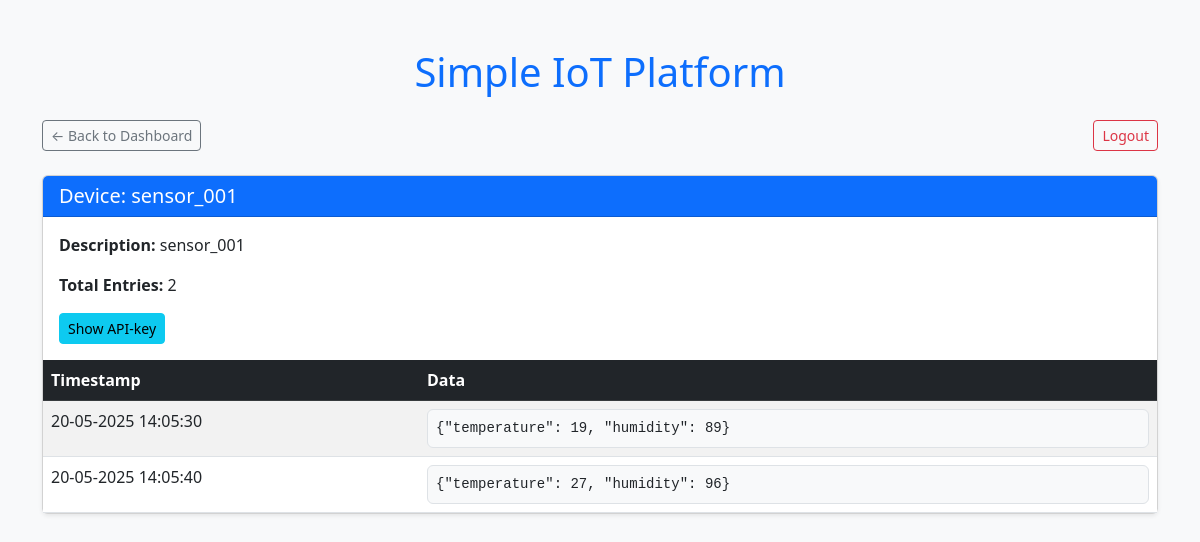
Screenshot of /device/sensor_001 (signed in) with the database file from the repository.
### main.py (models this page shows)
class Device(db.Model):
    device_id = db.Column(db.String(50), unique=True, nullable=False, primary_key=True)
    description = db.Column(db.String(200), nullable=True)
    sensordatas = db.relationship('SensorData', back_populates="device")
    api_key = db.Column(db.String(50), nullable=False)

class SensorData(db.Model):
    id = db.Column(db.Integer, primary_key=True)
    device_id = db.Column(db.ForeignKey('device.device_id'), nullable=False)
    data = db.Column(db.Text, nullable=False)
    timestamp = db.Column(db.DateTime, nullable=False, default=datetime.utcnow)
    device = db.relationship('Device', back_populates="sensordatas")

### main.py (the view)
@app.route('/device/<device_id>')
@login_required
def device(device_id):
    device = Device.query.filter_by(device_id=device_id).join(SensorData).order_by(SensorData.timestamp).first()
    print(device)
    return render_template('device.html', device=device, parse_time=parse_time)

### main.py (called while the page is built)
@login_manager.user_loader
def load_user(user_id):
    return User.query.get(int(user_id))

def parse_time(time):
    return time.strftime('%d-%m-%Y %H:%M:%S')

### templates/device.html (shortened to what this page needs)
<!DOCTYPE html>
<html lang="en">
<head>
    <link href="https://cdn.jsdelivr.net/npm/bootstrap@5.3.0/dist/css/bootstrap.min.css" rel="stylesheet">
</head>
<body class="bg-light">
    <div class="container py-5">
        <h1 class="mb-4 text-center text-primary">Simple IoT Platform</h1>
        <div class="d-flex justify-content-between mb-4">
            <a href="{{ url_for('test') }}" class="btn btn-sm btn-outline-secondary">← Back to Dashboard</a>
            <a href="{{ url_for('logout') }}" class="btn btn-sm btn-outline-danger">Logout</a>
        </div>
        <div class="card shadow-sm">
            <div class="card-header bg-primary text-white">
                <h5 class="mb-0">Device: {{ device.device_id }}</h5>
            </div>
            <div class="card-body">
                <p><strong>Description:</strong> {{ device.description or 'No description provided' }}</p>
                <p><strong>Total Entries:</strong> {{ device.sensordatas | length }}</p>
                <button class="btn btn-sm btn-info" onclick="alert('API-key for device {{device.device_id}} is {{device.api_key}}')">Show API-key</button>
            </div>
            <div class="table-responsive">
                <table class="table table-striped table-hover mb-0">
                    <thead class="table-dark">
                        <tr>
                            <th scope="col">Timestamp</th>
                            <th scope="col">Data</th>
                        </tr>
                    </thead>
                    <tbody>
                    {% for sensordata in device.sensordatas %}
                        <tr>
                            <td>{{ parse_time(sensordata.timestamp) }}</td>
                            <td>
                                <pre class="m-0 bg-light border rounded p-2">{{ sensordata.data }}</pre>
                            </td>
                        </tr>
                    {% endfor %}
                    </tbody>
                </table>
            </div>
        </div>
    </div>
</body>
</html>

### rows the page displays
Device: device_id "sensor_001", description "sensor_001"
SensorData: timestamp "20-05-2025 14:05:30", data "{\"temperature\": 19, \"humidity\": 89}"
SensorData: timestamp "20-05-2025 14:05:40", data "{\"temperature\": 27, \"humidity\": 96}"

### other values shown
{{ device.sensordatas | length }} "2"
